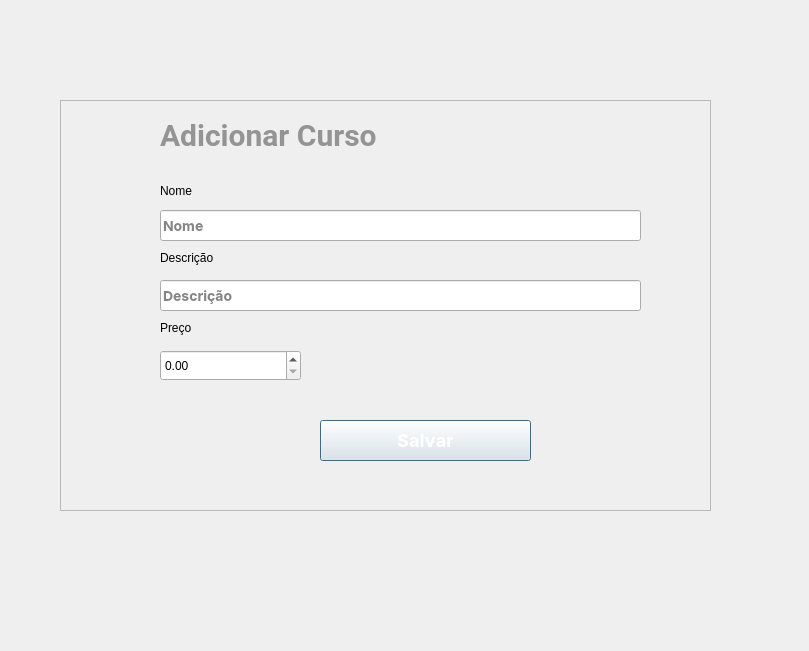
<?xml version="1.0" encoding="UTF-8"?>
<ui version="4.0">
 <class>addCourse</class>
 <widget class="QDialog" name="addCourse">
  <property name="geometry">
   <rect>
    <x>0</x>
    <y>0</y>
    <width>809</width>
    <height>651</height>
   </rect>
  </property>
  <property name="windowTitle">
   <string>Dialog</string>
  </property>
  <widget class="QFrame" name="frame_3">
   <property name="geometry">
    <rect>
     <x>60</x>
     <y>100</y>
     <width>651</width>
     <height>411</height>
    </rect>
   </property>
   <property name="frameShape">
    <enum>QFrame::StyledPanel</enum>
   </property>
   <property name="frameShadow">
    <enum>QFrame::Raised</enum>
   </property>
   <widget class="QLabel" name="name">
    <property name="geometry">
     <rect>
      <x>100</x>
      <y>70</y>
      <width>151</width>
      <height>41</height>
     </rect>
    </property>
    <property name="text">
     <string>Nome</string>
    </property>
   </widget>
   <widget class="QLabel" name="description">
    <property name="geometry">
     <rect>
      <x>100</x>
      <y>150</y>
      <width>151</width>
      <height>16</height>
     </rect>
    </property>
    <property name="text">
     <string>Descrição</string>
    </property>
   </widget>
   <widget class="QLabel" name="price">
    <property name="geometry">
     <rect>
      <x>100</x>
      <y>220</y>
      <width>151</width>
      <height>16</height>
     </rect>
    </property>
    <property name="text">
     <string>Preço</string>
    </property>
   </widget>
   <widget class="QDoubleSpinBox" name="add_price">
    <property name="geometry">
     <rect>
      <x>100</x>
      <y>250</y>
      <width>141</width>
      <height>31</height>
     </rect>
    </property>
    <property name="styleSheet">
     <string notr="true"/>
    </property>
   </widget>
   <widget class="QLineEdit" name="add_name">
    <property name="geometry">
     <rect>
      <x>100</x>
      <y>110</y>
      <width>481</width>
      <height>31</height>
     </rect>
    </property>
    <property name="styleSheet">
     <string notr="true">font-family: Inter;
font-style: normal;
font-weight: bold;
font-size: 14px;
line-height: 32px;
color: #858585;</string>
    </property>
    <property name="text">
     <string>Nome</string>
    </property>
    <property name="placeholderText">
     <string>Nome</string>
    </property>
   </widget>
   <widget class="QLineEdit" name="add_description">
    <property name="geometry">
     <rect>
      <x>100</x>
      <y>180</y>
      <width>481</width>
      <height>31</height>
     </rect>
    </property>
    <property name="styleSheet">
     <string notr="true">font-family: Inter;
font-style: normal;
font-weight: bold;
font-size: 14px;
line-height: 32px;
color: #858585;</string>
    </property>
    <property name="text">
     <string>Descrição</string>
    </property>
    <property name="placeholderText">
     <string>E-mail</string>
    </property>
   </widget>
   <widget class="QLabel" name="profile_edit_3">
    <property name="geometry">
     <rect>
      <x>100</x>
      <y>20</y>
      <width>271</width>
      <height>31</height>
     </rect>
    </property>
    <property name="font">
     <font>
      <family>Roboto</family>
      <pointsize>-1</pointsize>
      <weight>75</weight>
      <italic>false</italic>
      <bold>true</bold>
     </font>
    </property>
    <property name="styleSheet">
     <string notr="true">font-family: Roboto;
font-style: normal;
font-weight: bold;
font-size: 30px;
line-height: 23px;

color: #949494;</string>
    </property>
    <property name="text">
     <string>Adicionar Curso</string>
    </property>
   </widget>
   <widget class="QPushButton" name="save_button">
    <property name="geometry">
     <rect>
      <x>260</x>
      <y>320</y>
      <width>211</width>
      <height>41</height>
     </rect>
    </property>
    <property name="font">
     <font>
      <family>Inter</family>
      <pointsize>-1</pointsize>
      <weight>75</weight>
      <italic>false</italic>
      <bold>true</bold>
     </font>
    </property>
    <property name="styleSheet">
     <string notr="true">font-family: Inter;
font-style: normal;
font-weight: bold;
font-size: 18px;
line-height: 32px;

text-align: center;
letter-spacing: 0.2px;

color: #FFFFFF;</string>
    </property>
    <property name="text">
     <string>Salvar</string>
    </property>
   </widget>
  </widget>
 </widget>
 <resources/>
 <connections/>
</ui>
